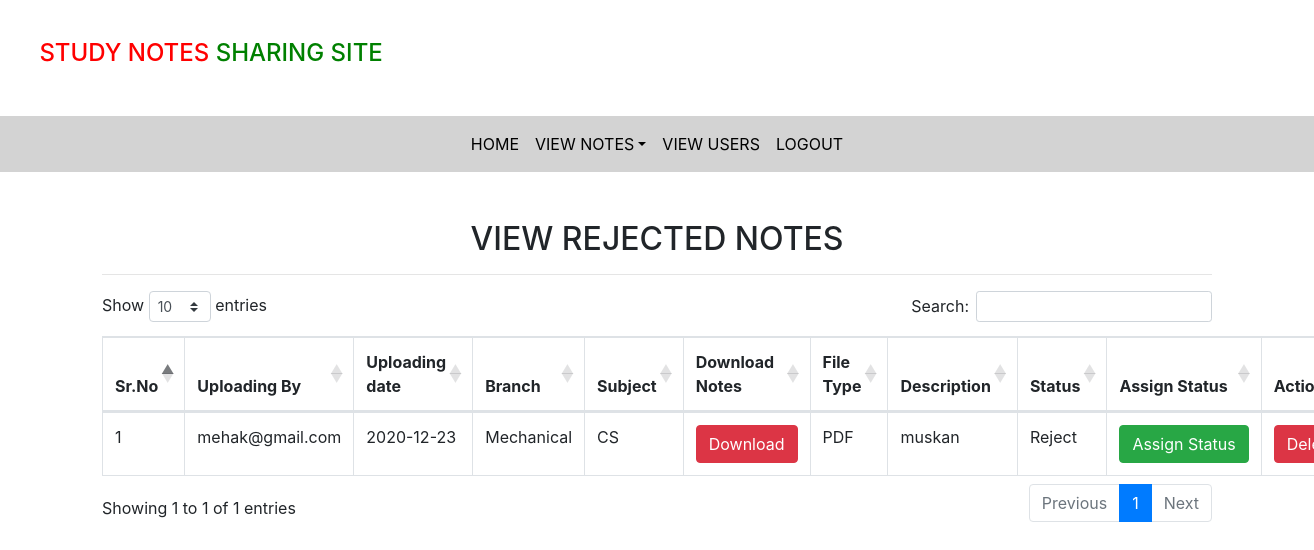
The app's page /rejected_notes (signed in) with its own data.
### notes/models.py (models this page shows, shortened)
class Notes(models.Model):
    user=models.ForeignKey(User,on_delete=models.CASCADE)
    uploadingdate=models.CharField(max_length=30)
    branch=models.CharField(max_length=30)
    subject=models.CharField(max_length=30)
    notesfile=models.FileField(null=True)
    filetype=models.CharField(max_length=30)
    description=models.CharField(max_length=200,null=True)
    status=models.CharField(max_length=15)

### notes/views.py (the view)
# urls.py: path('rejected_notes',rejected_notes,name='rejected_notes'),
def rejected_notes(request):
    if not request.user.is_authenticated:
        return redirect('login_admin')
    notes=Notes.objects.filter(status="Reject")
    d={'notes':notes}
    return render(request,'rejected_notes.html',d)

### notes/templates/rejected_notes.html (shortened to what this page needs)
{% extends 'admin_nav.html'%}
{% load static %}
{% block body %}
<link rel="stylesheet" href="https://cdnjs.cloudflare.com/ajax/libs/twitter-bootstrap/4.5.2/css/bootstrap.css">
<link rel="stylesheet" href="https://cdn.datatables.net/1.10.22/css/dataTables.bootstrap4.min.css">
<div class="container mt-5 ">
    <h2 class="text-center">VIEW REJECTED NOTES</h2>
    <hr>
    <table id="example" class="table table-bordered">
        <thead>
            <tr>
            <th>Sr.No</th>
            <th>Uploading By</th>
            <th>Uploading date</th>
            <th>Branch</th>
            <th>Subject</th>
            <th>Download Notes</th>
            <th>File Type</th>
            <th>Description</th>
            <th>Status</th>
            <th>Assign Status</th>
            <th>Action</th>
            </tr>
            </thead>
            {% for i in notes %}
            <tbody>
            <tr>
                <td>{{forloop.counter}}</td>
                <td>{{i.user.username}}</td>
                <td>{{i.uploadingdate}}</td>
                <td>{{i.branch}}</td>
                <td>{{i.subject}}</td>
                <td><a class=" btn btn-danger"href="{{i.notesfile.url}}" download>Download</a></td>
                <td>{{i.filetype}}</td>
                <td>{{i.description}}</td>
                <td>{{i.status}}</td>
                <td><a href="{% url 'assign_status' i.id %}"
                    class="btn btn-success">Assign&nbsp;Status</a></td>
                <td><a href="{% url 'delete_notes' i.id %}" class="btn btn-danger"
                    onclick="return confirm('Do you surely want to delete it?')">Delete</a></td>
            </tr>
            {% endfor%}
            </tbody>
    </table>
</div>
{% endblock %}

### records on screen
Notes: user.username "mehak@gmail.com", uploadingdate "2020-12-23", branch "Mechanical", subject "CS", filetype "PDF", description "muskan", status "Reject"
